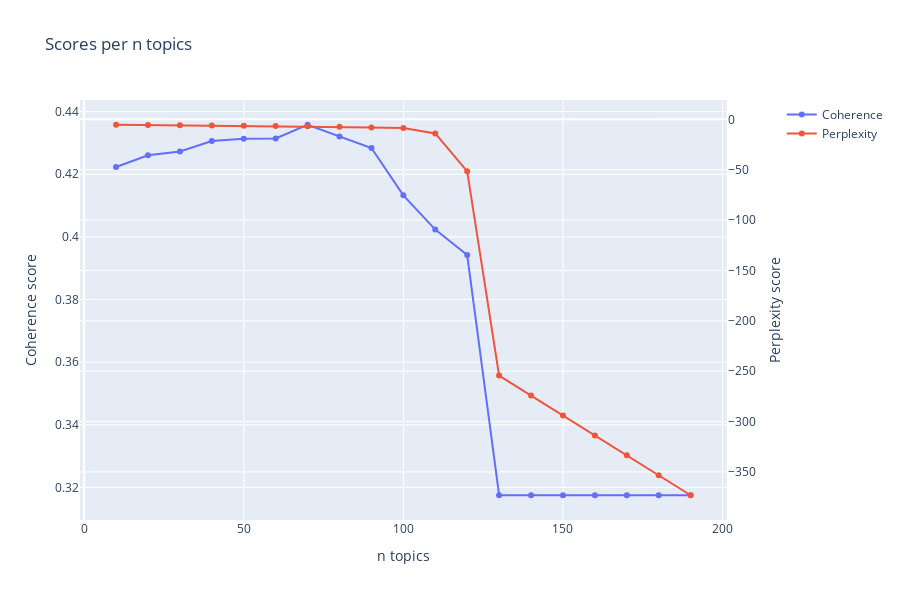

Write notebook code for a chart like this one.
### Markdown cell above
We test various N topics in order to calculate the coherence and perplexity scores:

### Code cell
topics_range = list(range(10, 200, 10))
coherence_scores = list()
perplexity_scores = list()
models = list()

for n_topics in topics_range:

    lda_model = LdaMulticore(
        corpus=corpus_train,
        id2word=dictionary,
        num_topics=n_topics,
        random_state=42,
        passes=10,
        workers=24)
    models.append(lda_model)

    perplexity_scores.append(lda_model.log_perplexity(corpus_train))

    coherence_model = CoherenceModel(
        model=lda_model, 
        texts=texts_train,
        dictionary=dictionary,
        coherence='c_v')
    coherence_scores.append(coherence_model.get_coherence())

fig = make_subplots(specs=[[{"secondary_y": True}]])
fig.add_trace(
    go.Scatter(x=topics_range, y=coherence_scores, name='Coherence'),
    secondary_y=False)
fig.add_trace(
    go.Scatter(x=topics_range, y=perplexity_scores, name='Perplexity'),
    secondary_y=True)
fig.update_layout(title_text=f"Scores per n topics")
fig.update_xaxes(title_text='n topics')
fig.update_yaxes(title_text="Coherence score", secondary_y=False)
fig.update_yaxes(title_text="Perplexity score", secondary_y=True)
fig.update_layout(height=600)
fig.show()

### Figure 1 — Plotly figure (JSON) as saved in the notebook; plotly's stock layout.template omitted (floating-point values rounded to 4 significant figures)
{"data": [{"name": "Coherence", "type": "scatter", "x": [10, 20, 30, 40, 50, 60, 70, 80, 90, 100, 110, 120, 130, 140, 150, 160, 170, 180, 190], "xaxis": "x", "y": [0.4223, 0.426, 0.4272, 0.4306, 0.4313, 0.4314, 0.4358, 0.432, 0.4284, 0.4133, 0.4023, 0.3942, 0.3175, 0.3175, 0.3175, 0.3175, 0.3175, 0.3175, 0.3175], "yaxis": "y"}, {"name": "Perplexity", "type": "scatter", "x": [10, 20, 30, 40, 50, 60, 70, 80, 90, 100, 110, 120, 130, 140, 150, 160, 170, 180, 190], "xaxis": "x", "y": [-5.39, -5.673, -5.884, -6.073, -6.311, -6.514, -6.941, -7.258, -8.017, -8.682, -14.01, -51.66, -254.4, -274.1, -293.9, -313.7, -333.5, -353.3, -373.1], "yaxis": "y2"}], "layout": {"height": 600, "title": {"text": "Scores per n topics"}, "xaxis": {"anchor": "y", "domain": [0, 0.94], "title": {"text": "n topics"}}, "yaxis": {"anchor": "x", "domain": [0, 1], "title": {"text": "Coherence score"}}, "yaxis2": {"anchor": "x", "overlaying": "y", "side": "right", "title": {"text": "Perplexity score"}}}}
